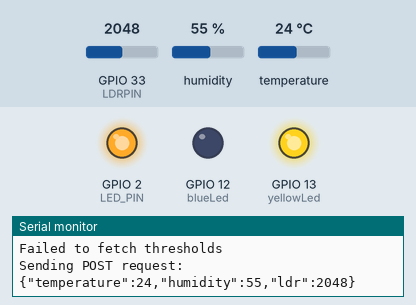
Recording of a sketch running on a simulated ESP32. On the bench: output pins drawn as LEDs (lit = HIGH), the last lines printed to the serial monitor. The test bench sets the inputs (shaded band); at power-on: temperature 24 °C, GPIO 33 (LDRPIN) = 2048, humidity 55 %. WiFi joins after 1.5 s; servers stay silent unless stated; uploads are accepted with an empty reply.

Above: at 2.7 s.
2.8 s: temperature set to 29 °C
5.1 s: temperature set to 32 °C
At 6.7 s:
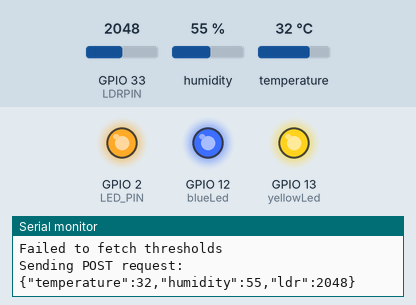
7.4 s: GPIO 33 (LDRPIN) set to 526
9.2 s: GPIO 33 (LDRPIN) set to 453
At 10.6 s:
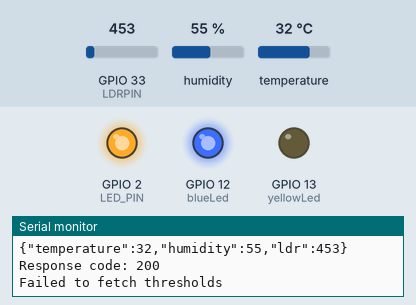
11.5 s: GPIO 33 (LDRPIN) set to 540
At 13.1 s:
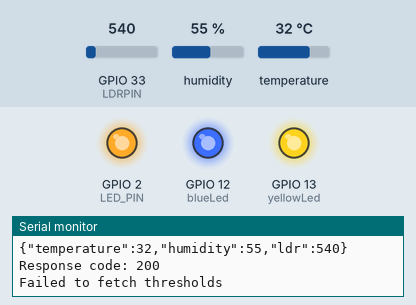
13.5 s: GPIO 33 (LDRPIN) set to 491
At 14.4 s:
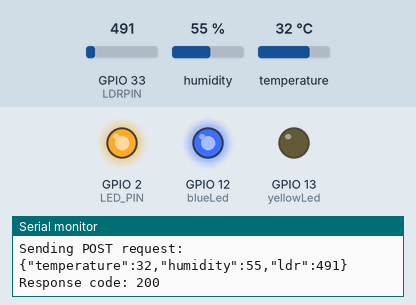
Timing chart, 0 to 16.5 s (numbered marks = the images above; inputs shaded):
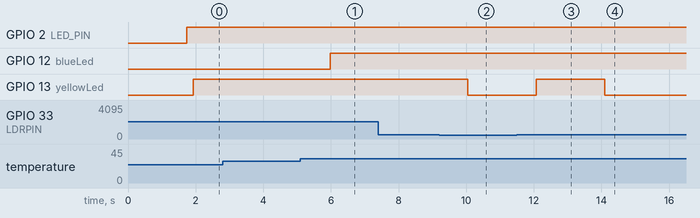

The sketch:

Climard.ino
```cpp
#include "DHT.h"
#include <WiFi.h>
#include <HTTPClient.h>
#include <ArduinoJson.h>

#define DHTPIN 4
#define DHTTYPE DHT11
#define LDRPIN 33
#define blueLed 12
#define yellowLed 13
#define LED_PIN 2

DHT dht(DHTPIN, DHTTYPE);

float tempThreshold = 30.0;
int ldrThreshold = 500;

const char* baseURL = "http://192.168.0.103:8000/api/";
const char* receiveDataEndpoint = "receive_data/";
const char* getThresholdsEndpoint = "get_thresholds/";

const char* ssidList[] = {"UpStream", "SSN", "Redmi K20", "Athithya"};
const char* passwordList[] = {"upstream7", "Ssn1!Som2@Sase3#", "hellomeow", "dadisgod"};
const int numWiFiNetworks = sizeof(ssidList) / sizeof(ssidList[0]);

HTTPClient http;

void setup() {
  Serial.begin(115200);
  dht.begin();

  pinMode(blueLed, OUTPUT);
  pinMode(yellowLed, OUTPUT);
  pinMode(LED_PIN, OUTPUT);
  digitalWrite(blueLed, LOW);
  digitalWrite(yellowLed, LOW);
  handleLED(0);

  WiFi.mode(WIFI_STA);
  checkWiFiConnection();  // Ensure WiFi is connected
}

void loop() {

    float humidity = dht.readHumidity();
    float temperature = dht.readTemperature();
    int ldrValue = analogRead(LDRPIN);

    if (!isnan(humidity) && !isnan(temperature)) {
      if (sendSensorData(temperature, humidity, ldrValue)) {
        getThresholds();  // Fetch thresholds from the server
        controlLEDs(temperature, ldrValue);
      } else {
        handleLED(2);  // Blink LED if unable to communicate
      }
    }
  delay(100); // Delay before next loop iteration
}

bool sendSensorData(float temperature, float humidity, int ldrValue) {
  if (WiFi.status() == WL_CONNECTED) {
    String url = String(baseURL) + receiveDataEndpoint;
    http.begin(url);

    StaticJsonDocument<200> doc;
    doc["temperature"] = temperature;
    doc["humidity"] = humidity;
    doc["ldr"] = ldrValue;

    String jsonData;
    serializeJson(doc, jsonData);

    Serial.println("Sending POST request:");
    Serial.println(jsonData);

    http.addHeader("Content-Type", "application/json");
    int httpResponseCode = http.POST(jsonData);
    Serial.printf("Response code: %d\n", httpResponseCode);
    http.end();

    if (httpResponseCode == 200) {
      handleLED(1);  // Turn LED on if data sent successfully
      return true;
    } else {
      Serial.println("Failed to send data");
    }
  }
  return false;
}

void getThresholds() {
  if (WiFi.status() == WL_CONNECTED) {
    HTTPClient http;
    String url = String(baseURL) + getThresholdsEndpoint;
    http.begin(url);
    int httpResponseCode = http.GET();

    if (httpResponseCode == 200) {
      String payload = http.getString();
      StaticJsonDocument<200> doc;
      deserializeJson(doc, payload);

      tempThreshold = doc["temp_threshold"];
      ldrThreshold = doc["ldr_threshold"];
      Serial.printf("Updated thresholds: Temp: %.2f, LDR: %d\n", tempThreshold, ldrThreshold);
    } else {
      Serial.println("Failed to fetch thresholds");
    }

    http.end();
  }
}

void controlLEDs(float temperature, int ldrValue) {
  if (temperature > tempThreshold) {
    digitalWrite(blueLed, HIGH);
  } else {
    digitalWrite(blueLed, LOW);
  }

  if (ldrValue > ldrThreshold) {
    digitalWrite(yellowLed, HIGH);
  } else {
    digitalWrite(yellowLed, LOW);
  }
}

void checkWiFiConnection() {
  while (WiFi.status() != WL_CONNECTED) {
    Serial.println("Attempting to connect to WiFi...");

    for (int i = 0; i < numWiFiNetworks; i++) {
      WiFi.begin(ssidList[i], passwordList[i]);

      int attempt = 0;
      while (WiFi.status() != WL_CONNECTED && attempt <= 7) {
        delay(100);
        Serial.print(".");
        attempt++;
      }

      if (WiFi.status() == WL_CONNECTED) {
        Serial.println("\nConnected to WiFi!");
        return;
      }
    }

    Serial.println("\nFailed to connect, retrying...");
    delay(100);
  }
}

void handleLED(int state) {
  if (state == 0) {
    digitalWrite(LED_PIN, LOW);
  } else if (state == 1) {
    digitalWrite(LED_PIN, HIGH);
  } else if (state == 2) {
    digitalWrite(LED_PIN, HIGH);
    delay(100);
    digitalWrite(LED_PIN, LOW);
  }
}
```

Measured:
- the behaviour switches between 30 and 31 °C on temperature (found by bisection; images 0 and 1)
- the behaviour switches between 501 and 500 on GPIO 33 (LDRPIN) (found by bisection; images 1 and 2)
- after the input at 5.1 s, GPIO 12 (blueLed): LOW → HIGH after 0.89 s
- after the input at 9.2 s, GPIO 13 (yellowLed): HIGH → LOW after 0.84 s
- after the input at 11.5 s, GPIO 13 (yellowLed): LOW → HIGH after 0.57 s
- after the input at 13.5 s, GPIO 13 (yellowLed): HIGH → LOW after 0.59 s
